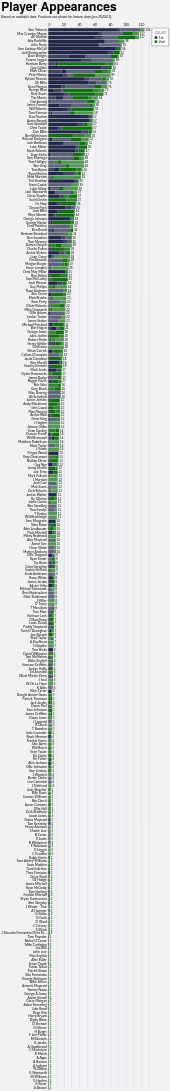

Write a Vega-Lite specification for this figure.
### Vega-Lite specification from a JSON file in a GitHub repository (floating-point values rounded to 4 significant figures; data arrays with more than 128 entries replaced by an {"elided": "..."} marker saying what was removed)
{"config": {"axis": {"labelFont": "Lato, sans-serif", "titleFont": "PT Sans Narrow, Helvetica Neue, Helvetica, Arial, sans-serif", "labelFontSize": 13, "titleFontSize": 24, "gridColor": "#202947", "gridOpacity": 0.2}, "header": {"labelFont": "PT Sans Narrow, Helvetica Neue, Helvetica, Arial, sans-serif", "titleFont": "PT Sans Narrow, Helvetica Neue, Helvetica, Arial, sans-serif", "labelFontSize": 24, "titleFontSize": 28, "labelFontWeight": "bold", "orient": "left"}, "legend": {"labelFont": "Lato, sans-serif", "titleFont": "PT Sans Narrow, Helvetica Neue, Helvetica, Arial, sans-serif", "labelFontSize": 14, "titleFontSize": 16, "titlePadding": 5, "fillColor": "white", "strokeColor": "black", "padding": 10, "titleFontWeight": "lighter", "titleFontStyle": "italic", "titleColor": "gray", "offset": 10}, "title": {"font": "PT Sans Narrow, Helvetica Neue, Helvetica, Arial, sans-serif", "fontSize": 48, "fontWeight": "bold", "anchor": "start", "align": "center", "titlePadding": 20, "subtitlePadding": 10, "subtitleFontSize": 13, "subtitleColor": "", "subtitleFontStyle": "italic", "offset": 15, "color": "black"}, "axisX": {"labelAngle": 0}, "facet": {"title": null, "header": null, "align": {"row": "each", "column": "each"}}, "resolve": {"scale": {"y": "independent", "facet": "independent"}}, "background": "#f2f1f4"}, "layer": [{"mark": {"type": "bar"}, "encoding": {"color": {"field": "squad", "legend": {"orient": "right"}, "scale": {"domain": ["1st", "2nd"], "range": ["#202947", "#146f14"]}, "title": "Squad", "type": "nominal"}, "opacity": {"field": "start", "legend": null, "scale": {"domain": ["Start", "Bench", "Unknown"], "range": [1.0, 0.7, 0.4]}, "type": "nominal"}, "order": {"field": "squad", "sort": "ascending", "type": "quantitative"}, "tooltip": [{"field": "player", "title": "Player", "type": "nominal"}, {"field": "squad", "title": "Squad", "type": "nominal"}, {"aggregate": "sum", "field": "games", "title": "Games", "type": "quantitative"}, {"field": "start", "title": "Started?", "type": "nominal"}], "x": {"aggregate": "sum", "axis": {"orient": "top", "title": null}, "field": "games", "type": "quantitative"}, "y": {"field": "player", "sort": "-x", "title": null, "type": "nominal"}}, "title": {"text": "Player Appearances", "subtitle": "Based on available data. Positions not shown for historic data (pre-2020/21)."}}, {"mark": {"type": "text", "align": "left", "baseline": "middle", "dx": 3, "fontSize": 12}, "encoding": {"text": {"aggregate": "sum", "field": "games", "type": "quantitative"}, "x": {"aggregate": "sum", "field": "games", "type": "quantitative"}, "y": {"field": "player", "sort": "-x", "type": "nominal"}}}], "data": {"name": "data-ea6bc0b6e8166001c8c5ecd787a1d20f"}, "height": {"step": 15}, "width": 400, "$schema": "https://vega.github.io/schema/vega-lite/v5.20.1.json", "datasets": {"data-ea6bc0b6e8166001c8c5ecd787a1d20f": {"elided": "2042 records"}}}
